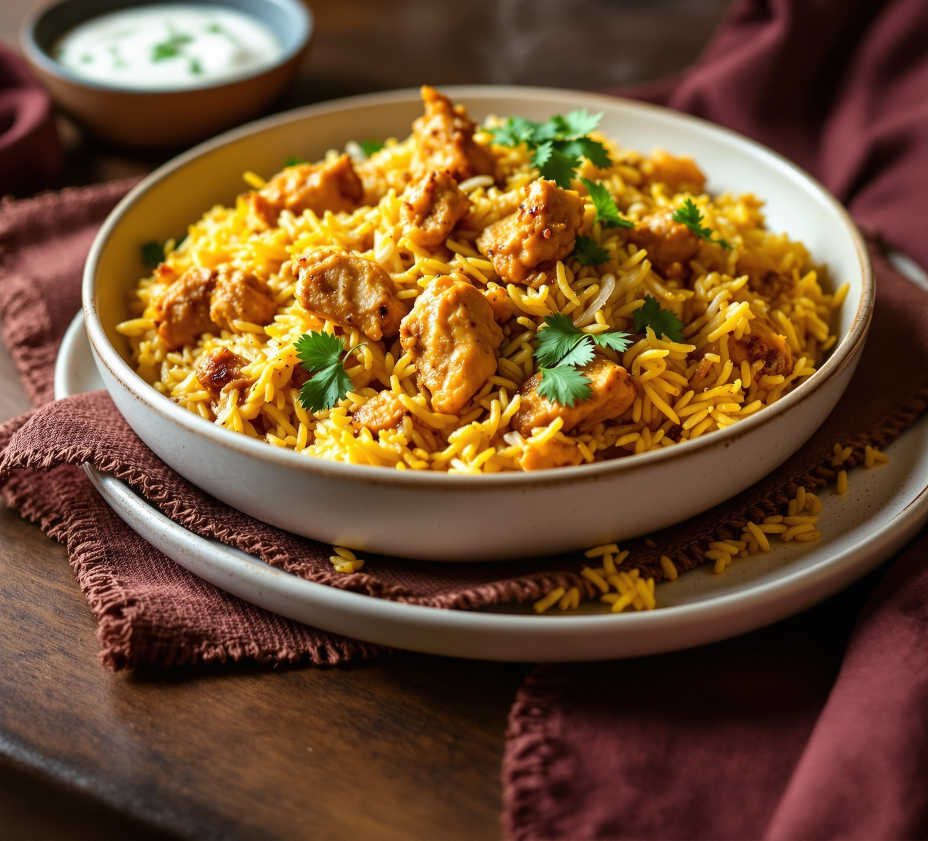
#> input picture assets-src/generated/biryani-poulet.jpg, 1856 x 1682 px, found by its file name (shown at 1/2 size)
$ python crop-drinks.py
#> lines starting #> are read from the running program, lines starting #| are printed output that depends on the picture; after the words box and inside, x2 and y2 are one past the last pixel; in counts of white or black regions, pixels touching at a corner belong together
#!/usr/bin/env python3
"""
Recadre les images générées où une bouteille ou un verre de boisson ambrée
apparaît en bordure (le menu 5 Rivers porte la mention halal).
Fractions (gauche, haut, droite, bas) de l'image d'origine. Les originaux sont
conservés dans assets-src/generated/_avant-recadrage/.
"""
import os
from PIL import Image

SRC = "assets-src/generated"
CROPS = {
    "biryani-poulet": (0.0, 0.27, 1.0, 1.0),
    "kottu-boeuf": (0.0, 0.43, 1.0, 1.0),
    "palak-paneer": (0.0, 0.31, 1.0, 1.0),
    "thali": (0.06, 0.13, 0.94, 1.0),
}
os.makedirs(f"{SRC}/_avant-recadrage", exist_ok=True)
for name, (l, t, r, b) in CROPS.items():
    keep = f"{SRC}/_avant-recadrage/{name}.jpg"
    if not os.path.exists(keep):
        os.replace(f"{SRC}/{name}.jpg", keep)
    im = Image.open(keep)
#> im is the input picture: PIL image 1856x1682 RGB; mean R, G, B 113.3, 79.4, 49.3
    W, H = im.size
#> W = 1856; H = 1682
    out = im.crop((round(l * W), round(t * H), round(r * W), round(b * H)))
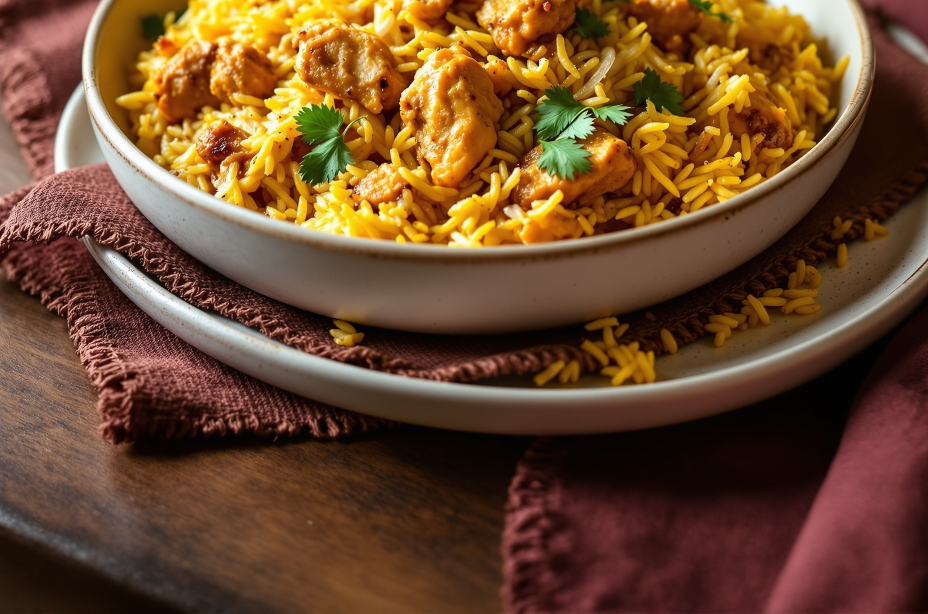
#> out: PIL image 1856x1228 RGB (shown at 1/2 size); mean R, G, B 110.4, 74.3, 44.4
    out.save(f"{SRC}/{name}.jpg", quality=92)
    print(name, out.size)
#| biryani-poulet (1856, 1228)
#> pass 3 of the loop `for name, (l, t, r, b) in CROPS.items():`:
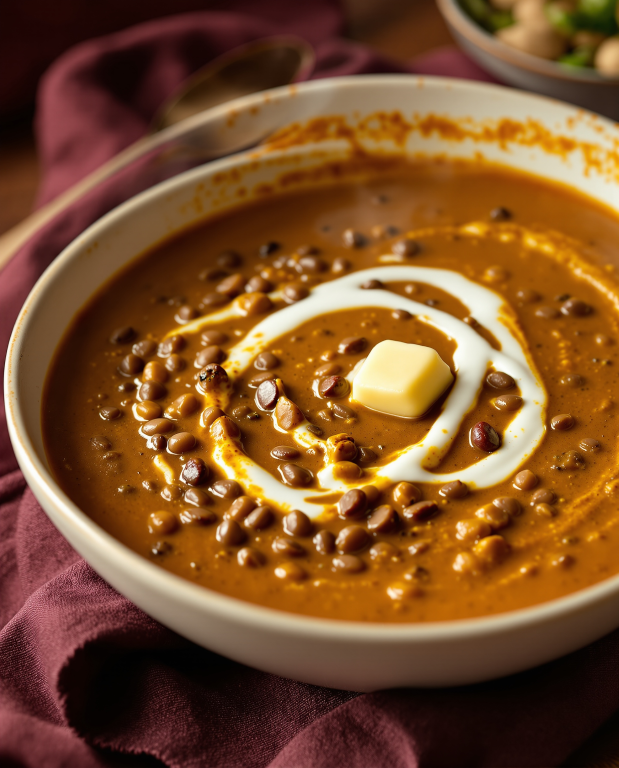
#> input picture assets-src/generated/dal-makhani.jpg, 1856 x 2304 px, given in place of palak-paneer.jpg, which was not available (shown at 1/3 size)
#> im is the input picture: PIL image 1856x2304 RGB; mean R, G, B 124.8, 80.5, 43.4
#> `out = im.crop((round(l * W), round(t * H), round(r * W), round(b * H)))`:
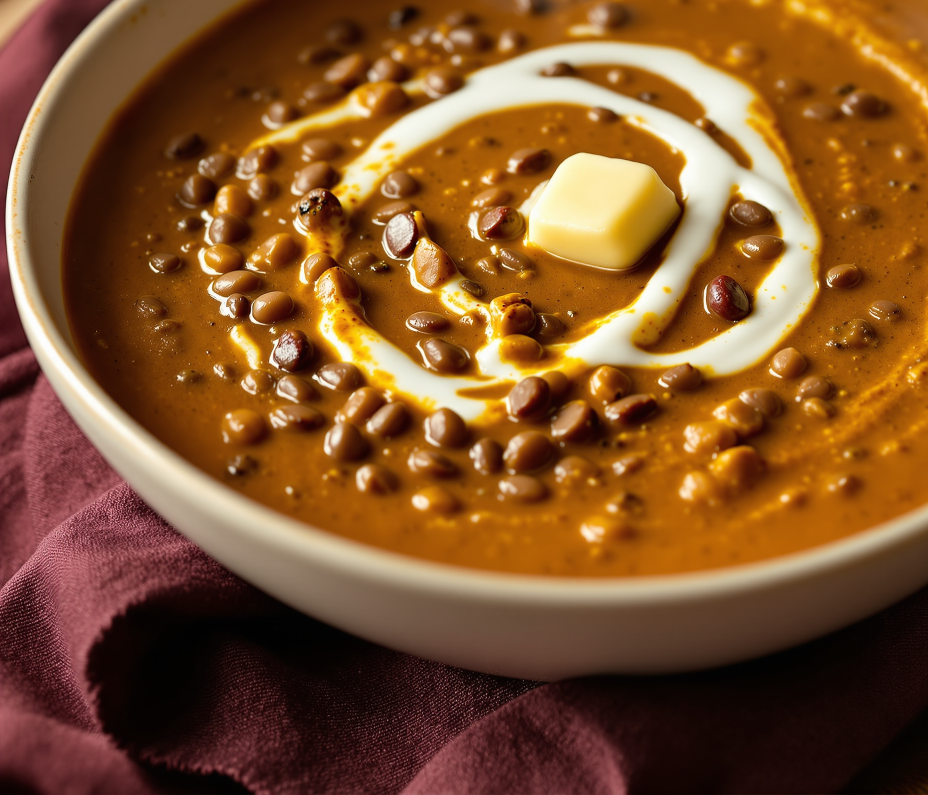
#> out: PIL image 1856x1590 RGB (shown at 1/2 size); mean R, G, B 128.5, 83, 43.3
#| palak-paneer (1856, 1590)
#> the loop made 4 passes; the first 3 are shown

# Thali : deux verres restent dans les coins supérieurs → retouche locale (inpainting
# OpenCV) sur le bois flou des coins seulement ; l'assiette n'est pas touchée.
import cv2, numpy as np
im = cv2.imread(f"{SRC}/thali.jpg"); H, W = im.shape[:2]; s = W / 549
#> after `im = cv2.imread(f'{SRC}/thali.jpg')`:
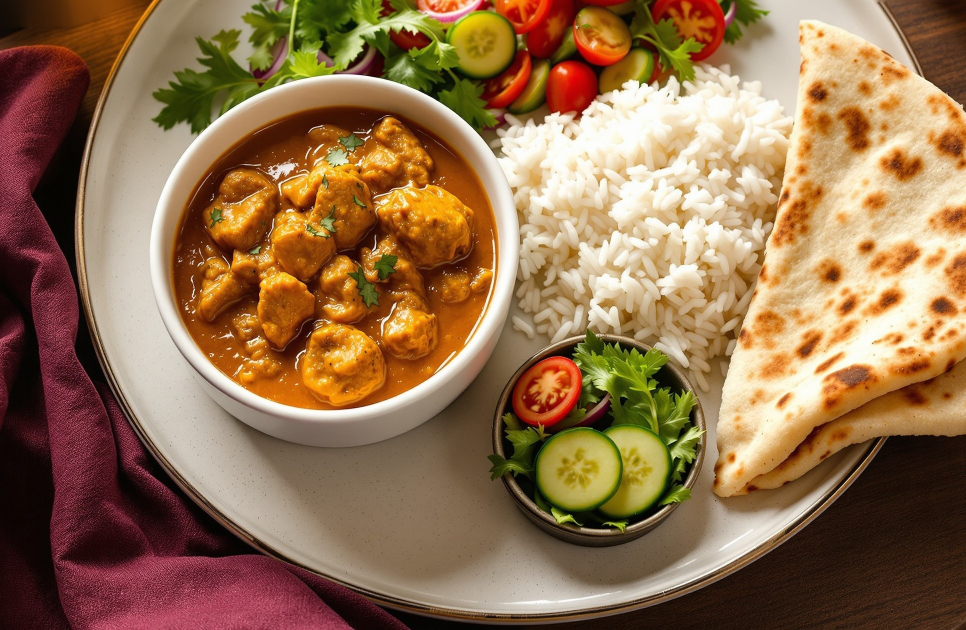
#> im: shape (1260, 1932, 3) (shown at 1/2 size); mean B, G, R 77.2, 111.7, 146.6
#> after `H, W = im.shape[:2]`: H = 1260; W = 1932
#> after `s = W / 549`: s = 3.52
m = np.zeros((H, W), np.uint8)
L = np.array([(0, 0), (128, 0), (124, 22), (100, 48), (70, 60), (0, 62)], np.float32) * s
R = np.array([(462, 0), (549, 0), (549, 48), (470, 48)], np.float32) * s
cv2.fillPoly(m, [L.astype(np.int32), R.astype(np.int32)], 255)
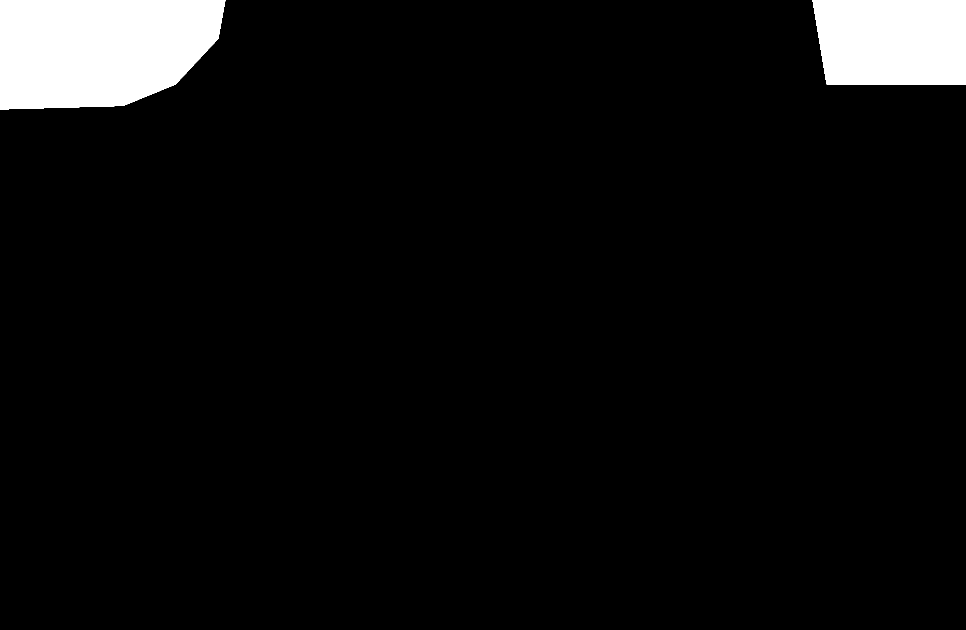
#> m: shape (1260, 1932) (shown at 1/2 size); 5.5% white; 2 white regions, box (x1, y1, x2, y2) and area: (0, 0, 451, 219) 84211, (1625, 0, 1932, 169) 49531
cv2.imwrite(f"{SRC}/thali.jpg", cv2.inpaint(im, m, 21, cv2.INPAINT_TELEA), [cv2.IMWRITE_JPEG_QUALITY, 92])
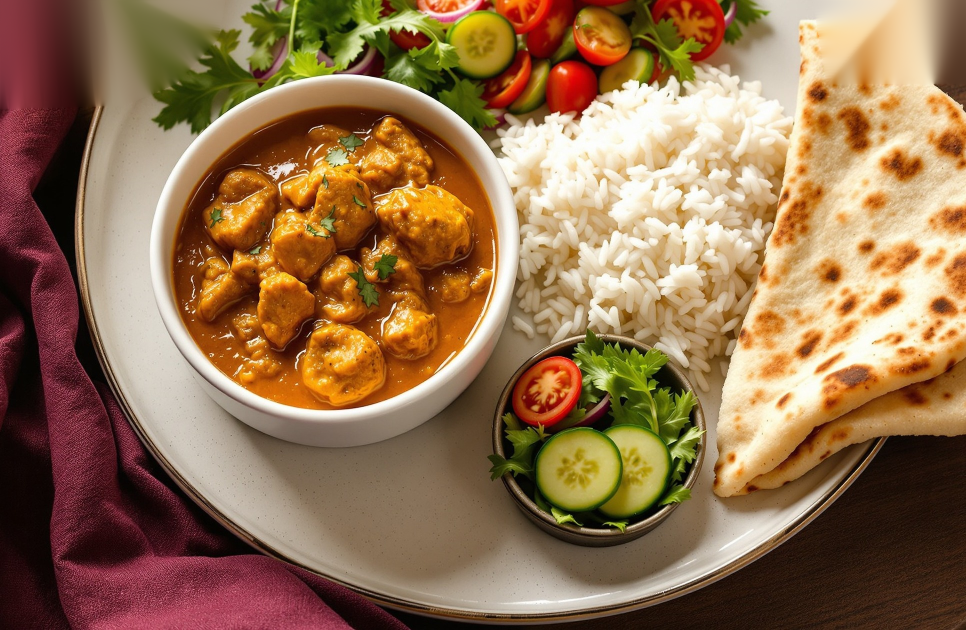
#> saved as thali.jpg: shape (1260, 1932, 3) (shown at 1/2 size); mean B, G, R 78.6, 112.9, 147.6
print("thali retouché")
